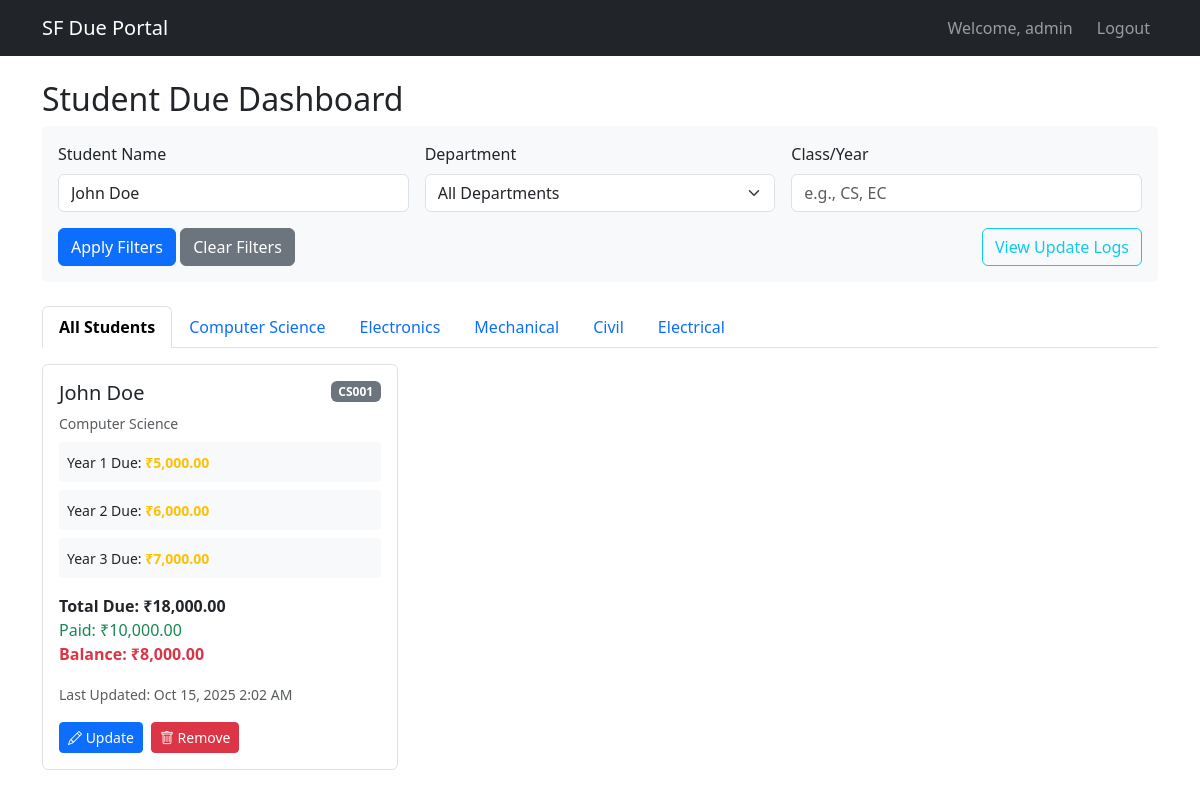
The page /dashboard.php?name=John Doe (signed in) on the database its author committed.
### tables this page shows
CREATE TABLE departments (
    id INT AUTO_INCREMENT PRIMARY KEY,
    name VARCHAR(255) NOT NULL
);

CREATE TABLE students (
    id INT AUTO_INCREMENT PRIMARY KEY,
    name VARCHAR(255) NOT NULL,
    roll_no VARCHAR(50) NOT NULL,
    dept_id INT NOT NULL,
    year1_due DECIMAL(10,2) DEFAULT 0,
    year2_due DECIMAL(10,2) DEFAULT 0,
    year3_due DECIMAL(10,2) DEFAULT 0,
    total_due DECIMAL(10,2) DEFAULT 0,
    paid DECIMAL(10,2) DEFAULT 0,
    balance DECIMAL(10,2) DEFAULT 0,
    last_updated TIMESTAMP DEFAULT CURRENT_TIMESTAMP ON UPDATE CURRENT_TIMESTAMP,
    hidden BOOLEAN DEFAULT FALSE
);

### dashboard.php (the view, shortened to what this page needs)
<?php
include 'config.php';
$departments = [];
$sql = "SELECT * FROM departments";
if($stmt = $pdo->prepare($sql)){
    if($stmt->execute()){
        $departments = $stmt->fetchAll(PDO::FETCH_ASSOC);
    }
}
$name_filter = isset($_GET['name']) ? $_GET['name'] : '';
$class_filter = isset($_GET['class']) ? $_GET['class'] : '';
$sql = "SELECT s.*, d.name as dept_name FROM students s
        JOIN departments d ON s.dept_id = d.id
        WHERE s.hidden = 0";
$params = [];
if(!empty($name_filter)) {
    $sql .= " AND s.name LIKE :name";
    $params[':name'] = '%' . $name_filter . '%';
}
$sql .= " ORDER BY s.dept_id, s.roll_no";
$students = [];
if($stmt = $pdo->prepare($sql)){
    foreach($params as $key => $value) {
        $stmt->bindValue($key, $value);
    }
    if($stmt->execute()){
        $students = $stmt->fetchAll(PDO::FETCH_ASSOC);
    }
}
?>
<!DOCTYPE html>
<html lang="en">
<head>
    <link href="https://cdn.jsdelivr.net/npm/bootstrap@5.3.0/dist/css/bootstrap.min.css" rel="stylesheet">
    <link rel="stylesheet" href="https://cdn.jsdelivr.net/npm/bootstrap-icons@1.10.0/font/bootstrap-icons.css">
</head>
<body>
    <nav class="navbar navbar-expand-lg navbar-dark bg-dark">
        <div class="container">
            <a class="navbar-brand" href="#">SF Due Portal</a>
            <div class="navbar-nav ms-auto">
                <span class="navbar-text me-3">
                    Welcome, <?php echo htmlspecialchars($_SESSION["username"]); ?>
                </span>
                <a class="nav-link" href="logout.php">Logout</a>
            </div>
        </div>
    </nav>
    <div class="container mt-4">
        <div class="row">
            <div class="col-12">
                <h2>Student Due Dashboard</h2>
                <div class="filter-section">
                    <form method="GET" action="">
                        <div class="row g-3">
                            <div class="col-md-4">
                                <label for="name" class="form-label">Student Name</label>
                                <input type="text" class="form-control" id="name" name="name" value="<?php echo htmlspecialchars($name_filter); ?>" placeholder="Search by name">
                            </div>
                            <div class="col-md-4">
                                <label for="department" class="form-label">Department</label>
                                <select class="form-select" id="department" name="department">
                                    <option value="">All Departments</option>
                                </select>
                            </div>
                            <div class="col-md-4">
                                <label for="class" class="form-label">Class/Year</label>
                                <input type="text" class="form-control" id="class" name="class" value="<?php echo htmlspecialchars($class_filter); ?>" placeholder="e.g., CS, EC">
                            </div>
                            <div class="col-12">
                                <button type="submit" class="btn btn-primary">Apply Filters</button>
                                <a href="dashboard.php" class="btn btn-secondary">Clear Filters</a>
                                <a href="logs.php" class="btn btn-outline-info float-end">View Update Logs</a>
                            </div>
                        </div>
                    </form>
                </div>
                <ul class="nav nav-tabs" id="deptTabs" role="tablist">
                    <li class="nav-item" role="presentation">
                        <button class="nav-link active" id="all-tab" data-bs-toggle="tab" data-bs-target="#all" type="button" role="tab">All Students</button>
                    </li>
                    <?php foreach($departments as $dept): ?>
                    <li class="nav-item" role="presentation">
                        <button class="nav-link" id="<?php echo strtolower(str_replace(' ', '-', $dept['name'])); ?>-tab"
                                data-bs-toggle="tab"
                                data-bs-target="#<?php echo strtolower(str_replace(' ', '-', $dept['name'])); ?>"
                                type="button" role="tab">
                            <?php echo htmlspecialchars($dept['name']); ?>
                        </button>
                    </li>
                    <?php endforeach; ?>
                </ul>
                <div class="tab-content mt-3" id="deptTabContent">
                    <div class="tab-pane fade show active" id="all" role="tabpanel">
                        <div class="row" id="students-container">
                            <?php if(empty($students)): ?>
                                <div class="col-12">
                                    <div class="alert alert-info">No students found matching your criteria.</div>
                                </div>
                            <?php else: ?>
                                <?php foreach($students as $student): ?>
                                    <div class="col-md-6 col-lg-4 mb-3" data-dept="<?php echo $student['dept_id']; ?>">
                                        <?php include 'student_card.php'; ?>
                                    </div>
                                <?php endforeach; ?>
                            <?php endif; ?>
                        </div>
                    </div>
                    <?php foreach($departments as $dept): ?>
                            <?php
                            $dept_students = array_filter($students, function($s) use ($dept) {
                                return $s['dept_id'] == $dept['id'];
                            });
                            ?>
                            <?php if(empty($dept_students)): ?>
                                <div class="col-12">
                                    <div class="alert alert-info">No students found in this department.</div>
                                </div>
                            <?php else: ?>
                                <?php foreach($dept_students as $student): ?>
                                        <?php include 'student_card.php'; ?>
                                <?php endforeach; ?>
                            <?php endif; ?>
                    <?php endforeach; ?>
                </div>
            </div>
        </div>
    </div>
</body>
</html>

### student_card.php
<?php
$total_due = $student['year1_due'] + $student['year2_due'] + $student['year3_due'];
$balance = $total_due - $student['paid'];
?>
<div class="student-card">
    <div class="d-flex justify-content-between align-items-start mb-2">
        <h5 class="card-title mb-0"><?php echo htmlspecialchars($student['name']); ?></h5>
        <span class="badge bg-secondary"><?php echo htmlspecialchars($student['roll_no']); ?></span>
    </div>
    <p class="text-muted small mb-2"><?php echo htmlspecialchars($student['dept_name']); ?></p>
    <div class="year-due">
        <small>Year 1 Due: <span class="due-amount text-warning">₹<?php echo number_format($student['year1_due'], 2); ?></span></small>
    </div>
    <div class="year-due">
        <small>Year 2 Due: <span class="due-amount text-warning">₹<?php echo number_format($student['year2_due'], 2); ?></span></small>
    </div>
    <div class="year-due">
        <small>Year 3 Due: <span class="due-amount text-warning">₹<?php echo number_format($student['year3_due'], 2); ?></span></small>
    </div>
    <div class="d-flex justify-content-between mt-3">
        <div>
            <div class="fw-bold">Total Due: ₹<?php echo number_format($total_due, 2); ?></div>
            <div class="text-success">Paid: ₹<?php echo number_format($student['paid'], 2); ?></div>
            <div class="text-danger fw-bold">Balance: ₹<?php echo number_format($balance, 2); ?></div>
        </div>
    </div>
    <div class="mt-3">
        <small class="text-muted">Last Updated: <?php echo date('M j, Y g:i A', strtotime($student['last_updated'])); ?></small>
    </div>
    <div class="mt-3 d-flex gap-2">
        <button class="btn btn-sm btn-primary update-student-btn"
                data-id="<?php echo $student['id']; ?>"
                data-name="<?php echo htmlspecialchars($student['name']); ?>"
                data-roll_no="<?php echo htmlspecialchars($student['roll_no']); ?>"
                data-dept_id="<?php echo $student['dept_id']; ?>"
                data-year1_due="<?php echo $student['year1_due']; ?>"
                data-year2_due="<?php echo $student['year2_due']; ?>"
                data-year3_due="<?php echo $student['year3_due']; ?>"
                data-paid="<?php echo $student['paid']; ?>">
            <i class="bi bi-pencil"></i> Update
        </button>
        <button class="btn btn-sm btn-danger remove-student-btn" data-id="<?php echo $student['id']; ?>">
            <i class="bi bi-trash"></i> Remove
        </button>
    </div>
</div>

### dashboard.php (style rules this page uses)
.student-card { border: 1px solid #dee2e6; border-radius: 0.375rem; padding: 1rem; margin-bottom: 1rem; transition: all 0.3s ease; }
.due-amount { font-weight: bold; }
.year-due { background-color: #f8f9fa; padding: 0.5rem; border-radius: 0.25rem; margin-bottom: 0.5rem; }
.nav-tabs .nav-link.active { font-weight: bold; }
.filter-section { background-color: #f8f9fa; padding: 1rem; border-radius: 0.375rem; margin-bottom: 1.5rem; }

### rows shown on the page
departments: name "Computer Science"
departments: name "Electronics"
departments: name "Mechanical"
departments: name "Civil"
departments: name "Electrical"
students: name "John Doe", roll_no "CS001", departments.name "Computer Science", year1_due "5,000.00", year2_due "6,000.00", year3_due "7,000.00", total_due "18,000.00", paid "10,000.00", balance "8,000.00", last_updated "Oct 15, 2025 2:02 AM"

### other values the page prints
$_SESSION["username"] "admin"
